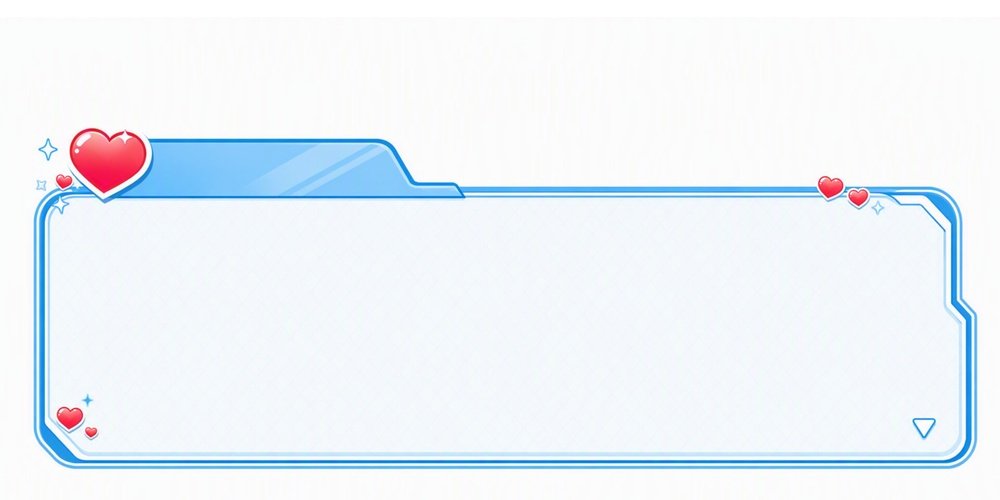
#> input picture InShot_20260905_125437083.jpg, 1000 x 500 px, shrunk from 1920 x 960 before the run
$ python extract-dialogue-frame.py ../InShot_20260905_125437083.jpg out.png
#> lines starting #> are read from the running program, lines starting #| are printed output that depends on the picture; after the words box and inside, x2 and y2 are one past the last pixel; in counts of white or black regions, pixels touching at a corner belong together
#!/usr/bin/env python3
"""Extract a dialogue-box-shaped region from the reference screenshot.

This is intentionally conservative: it detects strong rectangular borders,
crops to the best candidate, and makes pixels outside that candidate
transparent. The source artwork inside the detected frame is not regenerated
or stylistically altered.
"""
from pathlib import Path
import sys
import cv2
import numpy as np
from PIL import Image


def order_points(points):
    pts = np.asarray(points, dtype=np.float32)
    s = pts.sum(axis=1)
    d = np.diff(pts, axis=1).ravel()
    return np.array([
        pts[np.argmin(s)],
        pts[np.argmin(d)],
        pts[np.argmax(s)],
        pts[np.argmax(d)],
    ], dtype=np.float32)


def main():
    if len(sys.argv) != 3:
        raise SystemExit("usage: extract-dialogue-frame.py INPUT.jpg OUTPUT.png")

    src = Path(sys.argv[1])
    dst = Path(sys.argv[2])
    image = cv2.imread(str(src), cv2.IMREAD_COLOR)
#> image is the input picture: shape (500, 1000, 3); mean B, G, R 249.2, 243.3, 236.7
    if image is None:
        raise SystemExit(f"cannot read input: {src}")

    h, w = image.shape[:2]
#> h = 500; w = 1000
    gray = cv2.cvtColor(image, cv2.COLOR_BGR2GRAY)
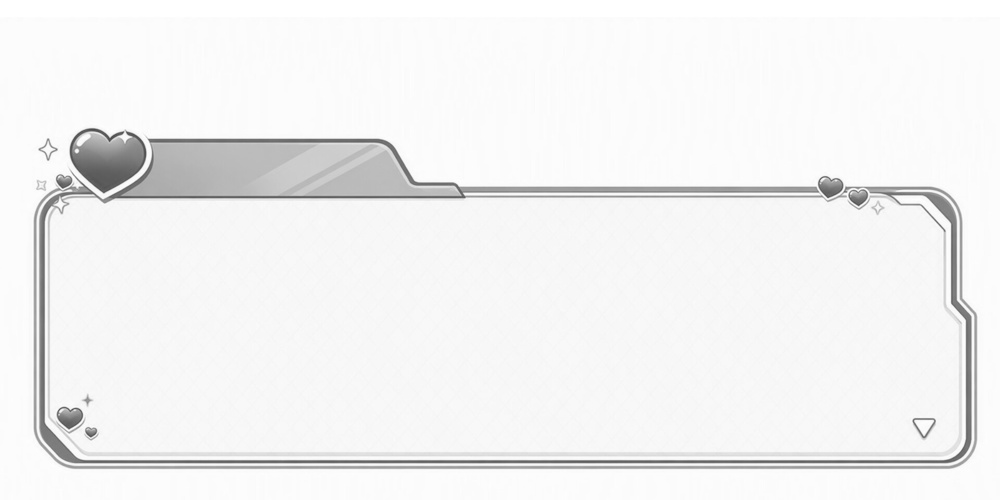
#> gray: shape (500, 1000); min 74, max 255, mean 242.1
    blur = cv2.GaussianBlur(gray, (5, 5), 0)
    edges = cv2.Canny(blur, 50, 150)
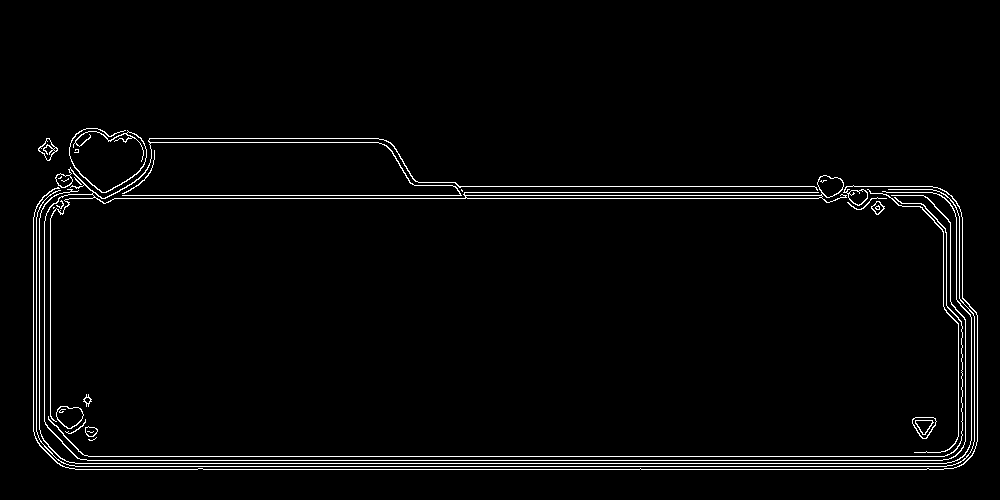
#> edges: shape (500, 1000); 2.6% white in thin lines or dots, all inside (x1, y1, x2, y2) = (33, 128, 978, 470)
    edges = cv2.dilate(edges, np.ones((3, 3), np.uint8), iterations=1)
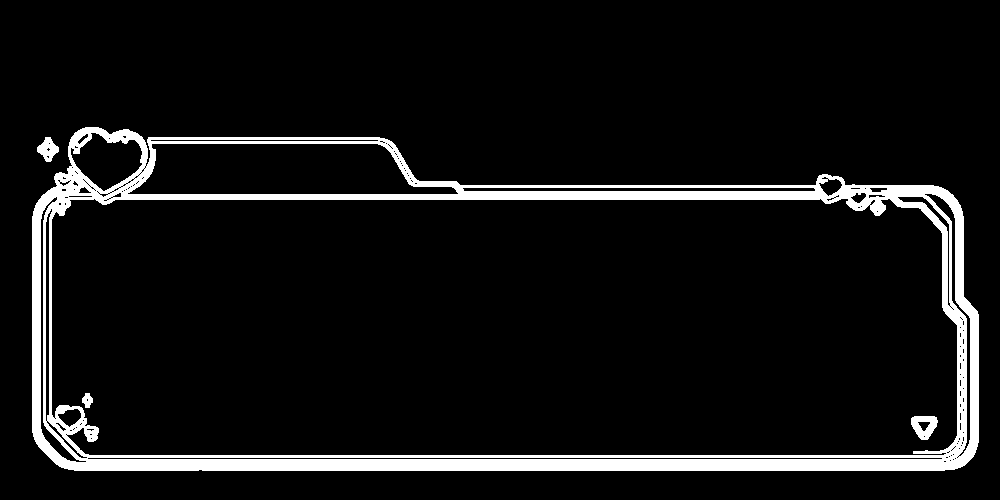
#> edges: shape (500, 1000); 7.7% white; 4 white regions

    contours, _ = cv2.findContours(edges, cv2.RETR_EXTERNAL, cv2.CHAIN_APPROX_SIMPLE)
#> contours = 2 contours; box (x1, y1, x2, y2) and area: (32, 127, 979, 471) 283622, (37, 137, 59, 162) 294
    image_area = float(w * h)
#> image_area = 500000
    candidates = []

    for contour in contours:
        area = cv2.contourArea(contour)
        if area < image_area * 0.05 or area > image_area * 0.98:
            continue
        peri = cv2.arcLength(contour, True)
        approx = cv2.approxPolyDP(contour, 0.02 * peri, True)
        if len(approx) != 4 or not cv2.isContourConvex(approx):
            continue
        x, y, cw, ch = cv2.boundingRect(approx)
        if cw < w * 0.35 or ch < h * 0.08:
            continue
        aspect = cw / max(ch, 1)
        # Dialogue boxes are normally substantially wider than tall.
        if aspect < 1.5:
            continue
        rectangularity = area / float(cw * ch)
        if rectangularity < 0.55:
            continue
        # Prefer large, wide, lower-half candidates.
        center_y = y + ch / 2
        lower_bonus = 1.0 + max(0.0, (center_y / h - 0.45))
        score = area * rectangularity * lower_bonus
        candidates.append((score, approx.reshape(4, 2), (x, y, cw, ch)))
#> this loop made 2 passes
#> area on pass 1: 294
#> (area, peri) on pass 2: (283621.5, 2574.5)
#> after the loop, candidates = []

    if candidates:
        _, quad, bbox = max(candidates, key=lambda item: item[0])
        quad = order_points(quad)
        x, y, cw, ch = bbox
    else:
        # Fallback: preserve the lower portion rather than inventing a frame.
        x, y, cw, ch = 0, int(h * 0.55), w, int(h * 0.45)
#> x = 0; y = 275; cw = 1000; ch = 225
        quad = np.array([[x, y], [x + cw - 1, y], [x + cw - 1, y + ch - 1], [x, y + ch - 1]], dtype=np.float32)

    pad = max(2, int(min(w, h) * 0.01))
#> pad = 5
    x0 = max(0, x - pad)
#> x0 = 0
    y0 = max(0, y - pad)
#> y0 = 270
    x1 = min(w, x + cw + pad)
#> x1 = 1000
    y1 = min(h, y + ch + pad)
#> y1 = 500

    crop = image[y0:y1, x0:x1]
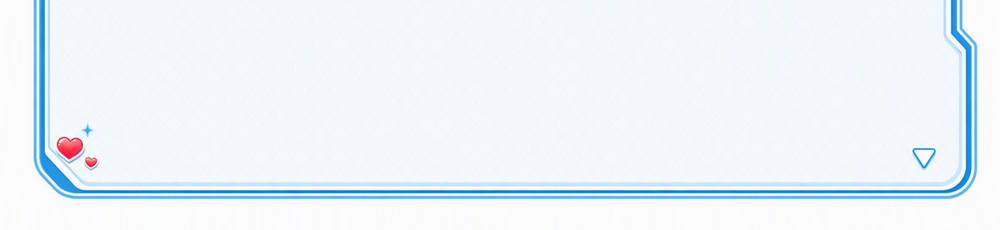
#> crop: shape (230, 1000, 3); mean B, G, R 250.1, 244.2, 236.2
    local_quad = quad - np.array([x0, y0], dtype=np.float32)
#> local_quad = [[0, 5], [999, 5], [999, 229], [0, 229]]
    mask = np.zeros(crop.shape[:2], dtype=np.uint8)
    cv2.fillConvexPoly(mask, np.round(local_quad).astype(np.int32), 255)
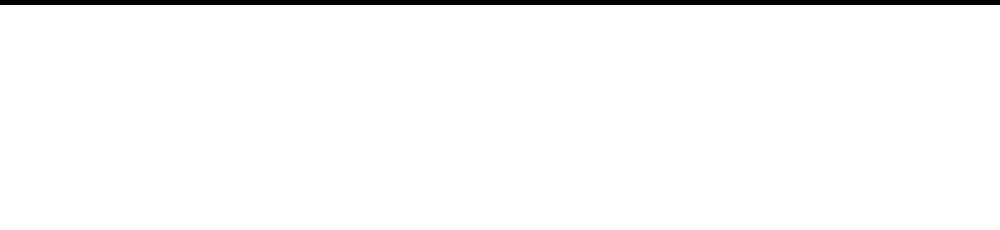
#> mask: shape (230, 1000); 97.8% white; 1 black region, box (x1, y1, x2, y2) and area: (0, 0, 1000, 5) 5000

    # Slight feathering avoids a harsh one-pixel cut at the frame edge.
    mask = cv2.GaussianBlur(mask, (3, 3), 0)
    rgba = cv2.cvtColor(crop, cv2.COLOR_BGR2RGBA)
    rgba[:, :, 3] = mask
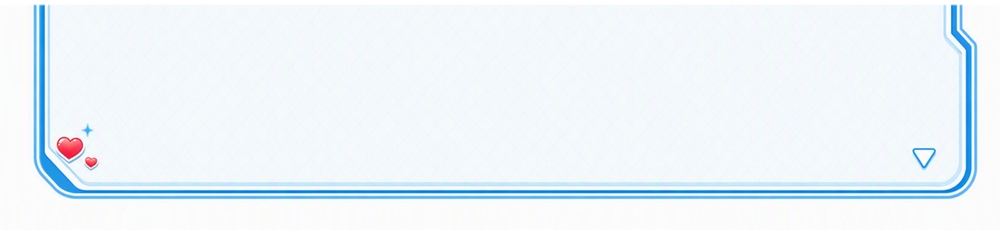
#> rgba: shape (230, 1000, 4); mean R, G, B, A 236.2, 244.2, 250.1, 249.5; transparent parts drawn white

    dst.parent.mkdir(parents=True, exist_ok=True)
    Image.fromarray(rgba).save(dst, format="PNG", optimize=True)
    print(f"input={src} size={w}x{h}")
#| input=../InShot_20260905_125437083.jpg size=1000x500
    print(f"output={dst} size={rgba.shape[1]}x{rgba.shape[0]}")
#| output=out.png size=1000x230
    print(f"candidate_count={len(candidates)} bbox={x},{y},{cw},{ch}")
#| candidate_count=0 bbox=0,275,1000,225


if __name__ == "__main__":
    main()
